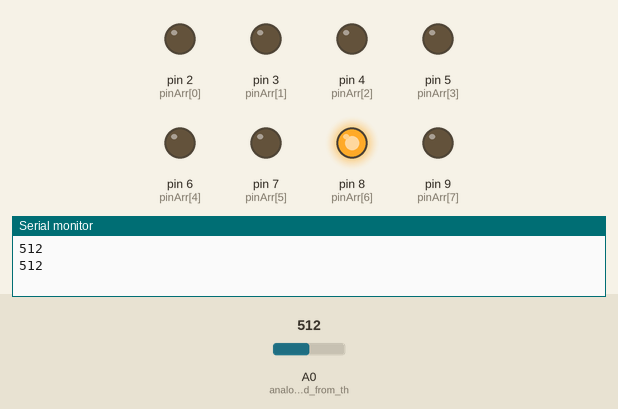
The sketch below on a simulated Arduino Uno, built with avr-gcc and run on an emulated ATmega328P. Shown: output pins drawn as LEDs (lit = HIGH), the last lines printed to the serial monitor. Inputs (shaded band) come from the test bench; at power-on: A0 (analog_value_read_from_th) = 512.

Above: at 7.75 s.
7.8 s: A0 (analog_value_read_from_th) set to 490
At 8.4 s:
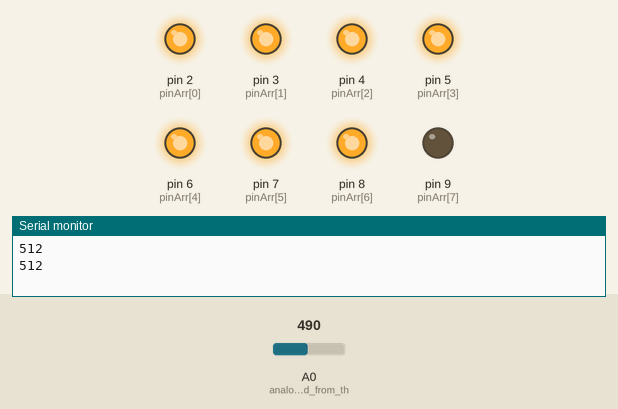
30.9 s: A0 (analog_value_read_from_th) set to 510
At 41.36 s:
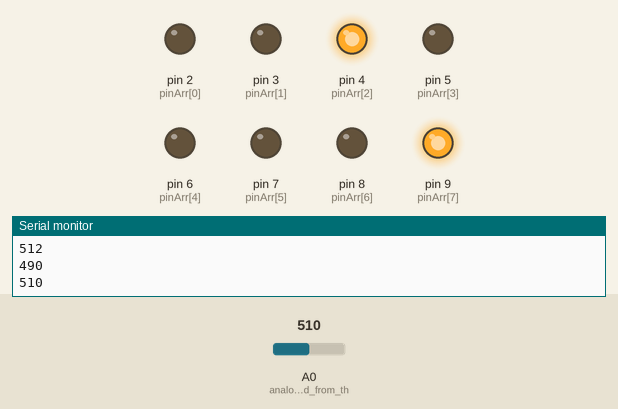
42.7 s: A0 (analog_value_read_from_th) set to 306
At 45.61 s:
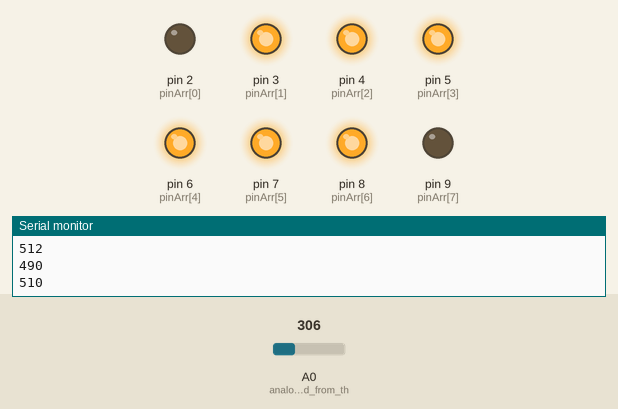
Timing chart, 0 to 66.0 s (numbered marks = the images above; inputs shaded):
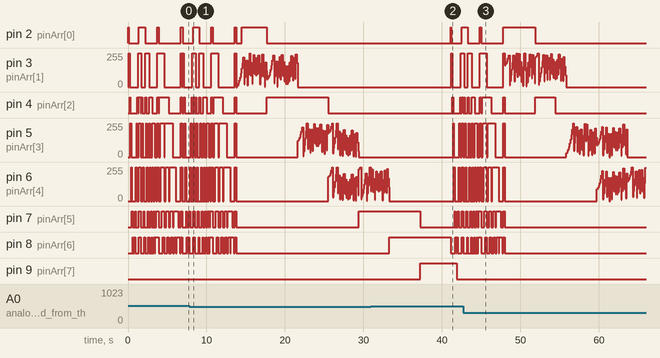

Measured:
- after the input at 7.8 s, pin 8 (pinArr[6]): goes on until 13.8 s, then stays LOW
- after the input at 30.9 s, pin 4 (pinArr[2]): goes HIGH 0.10 s, LOW 0.90 s, HIGH 0.10 s, LOW 0.10 s, then HIGH, starting after 10.4 s; pin 5 (pinArr[3]): goes 255/255 0.10 s, 0/255 0.70 s, 255/255 0.10 s, 0/255 0.20 s, then 255/255, starting after 10.5 s
- after the input at 42.7 s, pin 7 (pinArr[5]), pin 8 (pinArr[6]): goes on until 48.0 s, then stays LOW; pin 9 (pinArr[7]): stops changing and stays LOW

The sketch:

knightRider.ino
```cpp
int pinArr[] = {2, 3, 4, 5, 6, 7, 8, 9}; //the LED pin array
int t = 50; // represents the delay in ms
int index = 0;
int brightness = 0; // initial brightness of the LED(off)
int fadeAmount = 5; //increasing factor for the brightness
int off = 0;
int val = 0;
void setup()
{
  Serial.begin(9600);
  for (index = 0; index < 7; index++)
  {
    pinMode(pinArr[index], OUTPUT);
  }
  pinMode(A0, INPUT); // analog value read from the potentiometer
}

void loop()
{

  val = analogRead(A0);
  Serial.print(val);
  Serial.print("\n");
  if (val < 300) // First animation(Knight Rider)
  {
    for (index = 0 ; index < 7; index++)
    {
      analogWrite(pinArr[index], 255);
      delay(t);
      analogWrite(pinArr[index + 1], 255);
      delay(t);
      analogWrite(pinArr[index], 0);
      delay(t);
    }
    for (index = 7 ; index > 0; index--)
    {
      analogWrite(pinArr[index], 255);
      delay(t);
      analogWrite(pinArr[index - 1], 255);
      delay(t);
      analogWrite(pinArr[index], 0);
      delay(t);
    }
  }
  if (val > 300 && val < 500) // Second animation(PWM)
  {
    for (index = 0 ; index < 7; index++)
    {
      for (fadeAmount = 5; fadeAmount < 200; fadeAmount += 5)
      {
        analogWrite(pinArr[index], brightness);
        analogWrite(pinArr[index + 1], brightness);
        brightness = brightness + fadeAmount;
        delay(t * 2);
      }
      analogWrite(pinArr[index], off);

    }
  }
    if(val>500) // Third animation
    {
      ascend();
      descend();
      allOnOff();
      animation1();
      allOnOff();
      animation2();
      allOnOff();
    }


}

void ascend()
{
  for(int i = 0 ; i < 7; i++)
  {
    digitalWrite(pinArr[i],HIGH);
    delay(100);
    digitalWrite(pinArr[i],LOW);
  }
}

void descend(){
   for(int i = 7 ; i > 0; i--)
  {
    digitalWrite(pinArr[i],HIGH);
    delay(100);
    digitalWrite(pinArr[i],LOW);
  }
}

void allOff()
{
  for(int i = 7 ; i > 0; i--)
  {
    digitalWrite(pinArr[i],LOW);
  }
}

void allOnOff()
{
  for(int i = 0 ; i < 7; i++)
  {
    digitalWrite(pinArr[i],HIGH);

  }
  delay(200);
  for(int i = 0 ; i < 7; i++)
  {
    digitalWrite(pinArr[i],LOW);
  }
}

void animation1()
{
  for(int i = 0; i < 7; i++)
  {
    digitalWrite(pinArr[i],HIGH);
    for(int j = i+1; j < 7; j++)
    {
      digitalWrite(pinArr[j],HIGH);
      delay(t*2);
      digitalWrite(pinArr[j],LOW);
    }
    digitalWrite(pinArr[i],LOW);
  }
}

void animation2()
{
  for(int i = 0; i < 7; i++)
  {
    for(int j = i+1; j < 7; j++)
    {
      digitalWrite(pinArr[j],HIGH);
      delay(t*2);
    }
    delay(100);
    allOff();
  }
}
```
